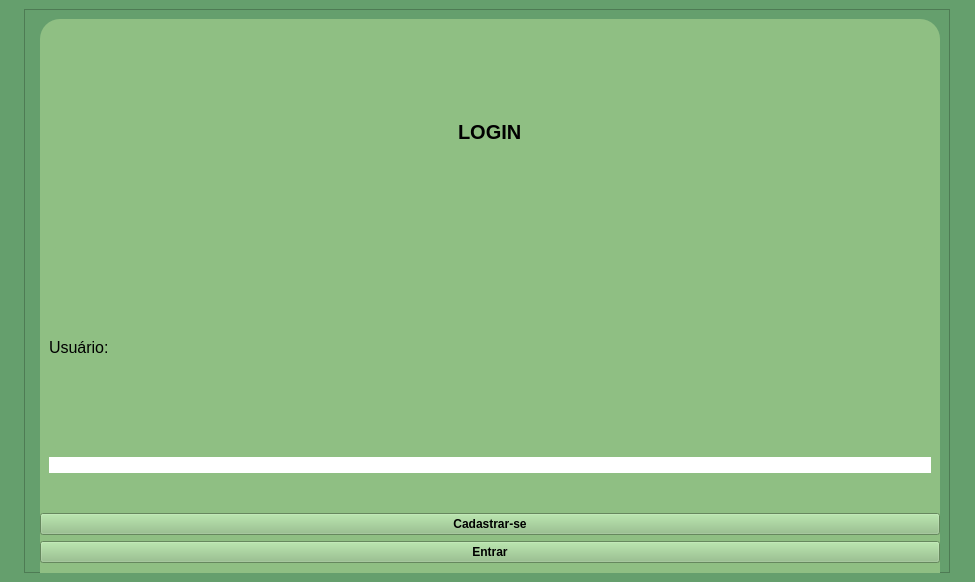
<?xml version="1.0" encoding="UTF-8"?>
<ui version="4.0">
 <class>MainWindow</class>
 <widget class="QMainWindow" name="MainWindow">
  <property name="geometry">
   <rect>
    <x>0</x>
    <y>0</y>
    <width>975</width>
    <height>582</height>
   </rect>
  </property>
  <property name="mouseTracking">
   <bool>true</bool>
  </property>
  <property name="windowTitle">
   <string>MainWindow</string>
  </property>
  <property name="styleSheet">
   <string notr="true">background-color: rgb(101, 159, 109);</string>
  </property>
  <widget class="QWidget" name="centralwidget">
   <property name="enabled">
    <bool>true</bool>
   </property>
   <layout class="QGridLayout" name="gridLayout">
    <item row="0" column="0" alignment="Qt::AlignmentFlag::AlignHCenter|Qt::AlignmentFlag::AlignVCenter">
     <widget class="QFrame" name="frame_2">
      <property name="minimumSize">
       <size>
        <width>500</width>
        <height>500</height>
       </size>
      </property>
      <property name="frameShape">
       <enum>QFrame::Shape::StyledPanel</enum>
      </property>
      <property name="frameShadow">
       <enum>QFrame::Shadow::Raised</enum>
      </property>
      <layout class="QFormLayout" name="formLayout_2">
       <item row="1" column="1">
        <widget class="QFrame" name="frame">
         <property name="minimumSize">
          <size>
           <width>900</width>
           <height>700</height>
          </size>
         </property>
         <property name="maximumSize">
          <size>
           <width>500</width>
           <height>16777215</height>
          </size>
         </property>
         <property name="styleSheet">
          <string notr="true">background-color: rgb(143, 191, 131);
border-radius:20px;</string>
         </property>
         <property name="frameShape">
          <enum>QFrame::Shape::StyledPanel</enum>
         </property>
         <property name="frameShadow">
          <enum>QFrame::Shadow::Raised</enum>
         </property>
         <layout class="QGridLayout" name="gridLayout_2">
          <item row="1" column="0">
           <widget class="QLabel" name="txt_usuario">
            <property name="font">
             <font>
              <pointsize>12</pointsize>
             </font>
            </property>
            <property name="text">
             <string>Usuário:</string>
            </property>
           </widget>
          </item>
          <item row="4" column="0">
           <widget class="QLabel" name="txt_senha">
            <property name="font">
             <font>
              <pointsize>12</pointsize>
             </font>
            </property>
            <property name="text">
             <string>Senha:</string>
            </property>
           </widget>
          </item>
          <item row="0" column="0" alignment="Qt::AlignmentFlag::AlignHCenter|Qt::AlignmentFlag::AlignVCenter">
           <widget class="QLabel" name="txt_login">
            <property name="font">
             <font>
              <pointsize>15</pointsize>
              <bold>true</bold>
             </font>
            </property>
            <property name="text">
             <string>LOGIN</string>
            </property>
           </widget>
          </item>
          <item row="2" column="0">
           <widget class="QLineEdit" name="input_senha">
            <property name="mouseTracking">
             <bool>false</bool>
            </property>
            <property name="styleSheet">
             <string notr="true">background-color: rgb(255, 255, 255);</string>
            </property>
            <property name="inputMask">
             <string notr="true"/>
            </property>
            <property name="echoMode">
             <enum>QLineEdit::EchoMode::Password</enum>
            </property>
            <property name="cursorPosition">
             <number>0</number>
            </property>
            <property name="dragEnabled">
             <bool>false</bool>
            </property>
            <property name="readOnly">
             <bool>false</bool>
            </property>
            <property name="placeholderText">
             <string/>
            </property>
            <property name="cursorMoveStyle">
             <enum>Qt::CursorMoveStyle::LogicalMoveStyle</enum>
            </property>
            <property name="clearButtonEnabled">
             <bool>true</bool>
            </property>
           </widget>
          </item>
          <item row="5" column="0">
           <widget class="QLineEdit" name="input_usuario">
            <property name="styleSheet">
             <string notr="true">background-color: rgb(255, 255, 255);</string>
            </property>
           </widget>
          </item>
         </layout>
        </widget>
       </item>
       <item row="3" column="1">
        <widget class="QPushButton" name="botao_entrar">
         <property name="font">
          <font>
           <bold>true</bold>
          </font>
         </property>
         <property name="styleSheet">
          <string notr="true">background-color: rgb(143, 191, 131);
bolder-radius:50px;</string>
         </property>
         <property name="text">
          <string>Entrar</string>
         </property>
        </widget>
       </item>
       <item row="2" column="1">
        <widget class="QPushButton" name="botao_cadastrar">
         <property name="font">
          <font>
           <bold>true</bold>
          </font>
         </property>
         <property name="styleSheet">
          <string notr="true">background-color: rgb(143, 191, 131);</string>
         </property>
         <property name="text">
          <string>Cadastrar-se</string>
         </property>
        </widget>
       </item>
      </layout>
     </widget>
    </item>
   </layout>
  </widget>
 </widget>
 <resources/>
 <connections/>
</ui>
